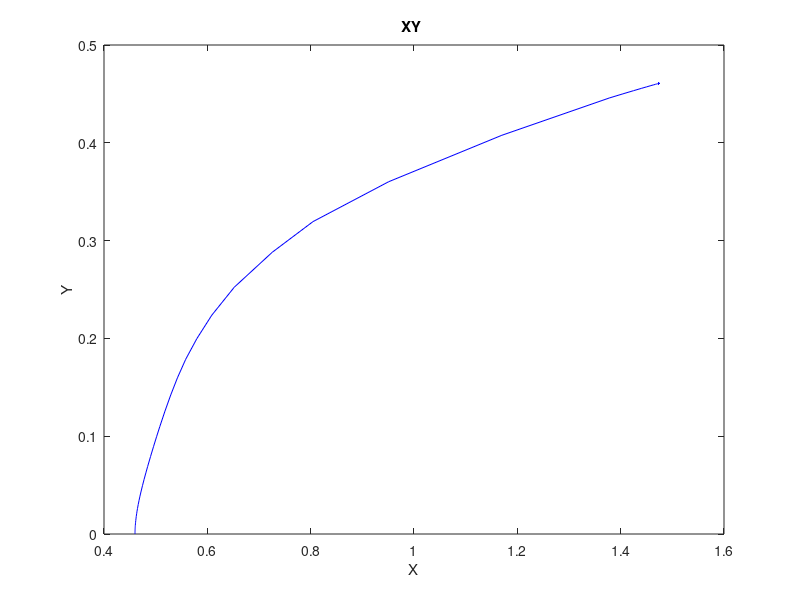
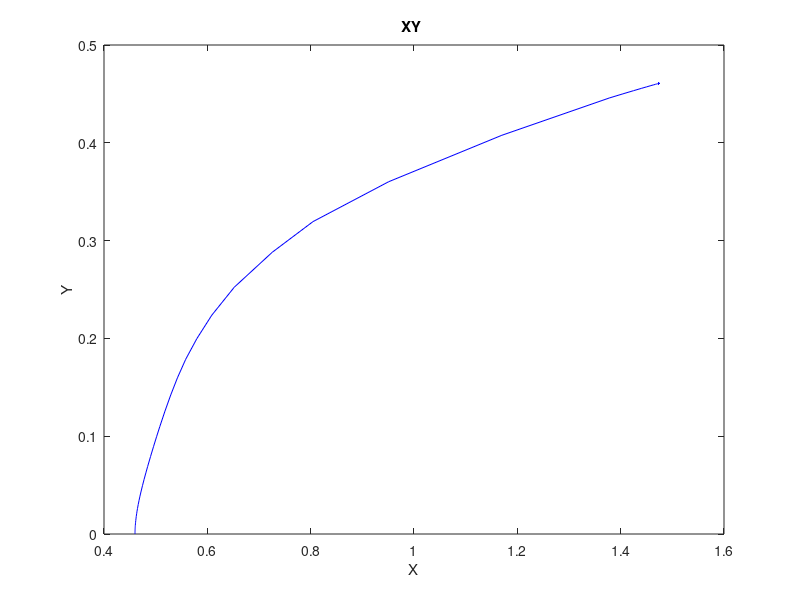
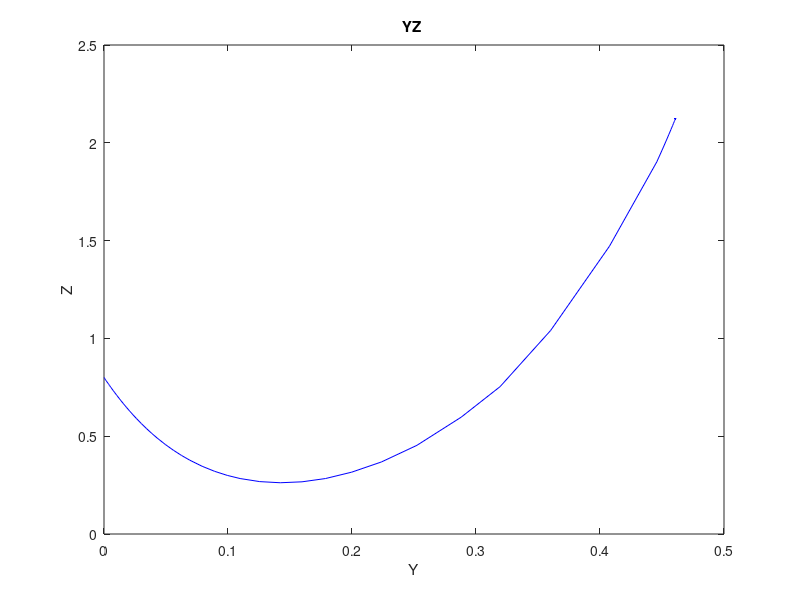
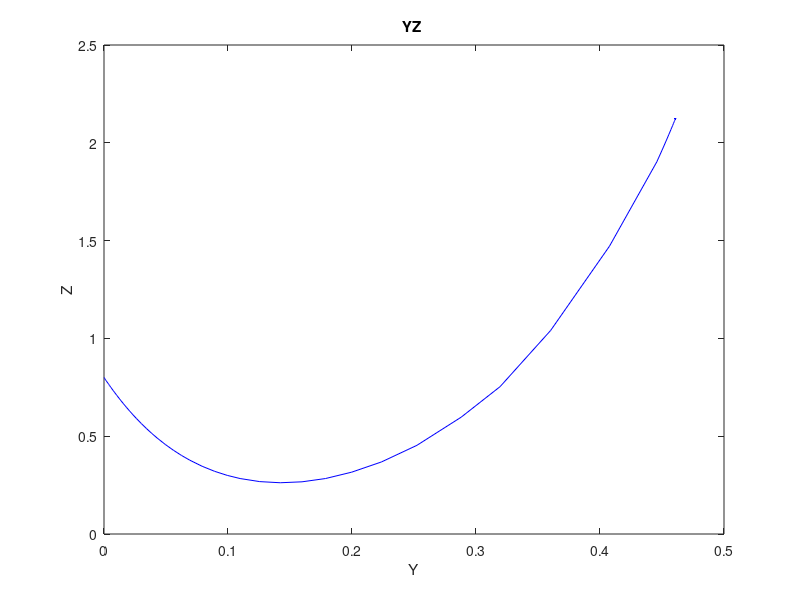

MATLAB code for these plots, in order:

%%%%%%%%%%%%% LE System %%%%%%%%%%%%%%%%%%%%%%%%%%%%%%%%%%%%%%%%%%%%%%%%%%
%SE1
% ini_value = [6,0,-1];
% wang = @(t,y)[y(1)*y(2);...
%               y(1)*y(3);...
%               -y(1)^2+1.54*y(1)*y(2)^2-y(1)^2*y(3)]; 
%SE2
% ini_value = [0.15,0,0.8];
% wang = @(t,y)[y(1)*y(2);...
%               -y(1)^2+y(1)*y(3);...
%               3*y(1)*y(2)^2-y(1)^2*y(3)]; 
%SE3
% ini_value = [0.87,0.4,0]
% wang = @(t,y)[y(1)*y(2)^2+2*y(1)^2*y(2);...
%               -y(1)*y(3);...
%               y(1)+y(1)^2*y(2)]; 
%SE4
% ini_value = [0,0.46,0.7]
% wang = @(t,y)[-y(2)*y(3);...
%               y(1)*y(3)+y(3)^2;...
%               2*y(2)^2*y(3)+y(1)*y(3)^2-0.35*y(3)]; 
%SE5
% ini_value = [1,1.44,0]
% wang = @(t,y)[-0.4*y(1)*y(2)*y(3);...
%               y(1)*y(2)+y(1)*y(2)*y(3)^2-y(1)^2*y(2)^2;...
%               y(1)^3*y(2)-y(1)^2*y(2)^2]; 
%SE6
% ini_value = [1,-1.3,-1];
% wang = @(t,y)[y(1)*y(2)^2*y(3)+2*y(1)*y(2)^2*y(3)^2;...
%               8*y(1)*y(2)*y(3)^2+y(1)*y(2)^3*y(3)+7*y(1)*y(2)*y(3)^3;...
%               y(1)^3*y(2)*y(3)-y(1)*y(2)^3*y(3)]; 
%SE7
% ini_value = [1,1.44,0]
% wang = @(t,y)[0.4*(1-y(1)^2-y(2)^2-y(3)^2)*y(2);...
%               (1-y(1)^2-y(2)^2-y(3)^2)*y(1)*y(3);...
%               (1-y(1)^2-y(2)^2-y(3)^2)*(-y(3)-y(1)^2-6*y(2)*y(3))]; 
%SE8
% ini_value = [0,0.1,0]
% wang = @(t,y)[(1-y(1)^2-y(2)^2-y(3)^2)*(y(3)+y(2)^2);...
%               (1-y(1)^2-y(2)^2-y(3)^2)*(-y(2)+5*y(1)^2);...
%               (1-y(1)^2-y(2)^2-y(3)^2)*(-y(1)*y(2))]; 
%SE9
% ini_value = [0.24,0.2,0]
% wang = @(t,y)[(1-y(1)^2-y(2)^2-y(3)^2)*(y(2)^2-5*y(1)*y(2));...
%               (1-y(1)^2-y(2)^2-y(3)^2)*(y(1)*y(3));...
%               (1-y(1)^2-y(2)^2-y(3)^2)*(1-7*y(2)^2)]; 
%SE10
% ini_value = [0.06,0,1]
% wang = @(t,y)[(1+y(1)^2-y(2)^2-y(3)^2)*(0.1-y(3)^2);...
%               (1+y(1)^2-y(2)^2-y(3)^2)*(y(1)*y(3));...
%               (1+y(1)^2-y(2)^2-y(3)^2)*(y(2)+y(1)*y(3))]; 
%SE11
% ini_value = [0,-0.08,0]
% wang = @(t,y)[(y(3)+y(1)^2+y(2)^2+y(3)^2)*(y(2)*y(3));...
%               (y(3)+y(1)^2+y(2)^2+y(3)^2)*(y(1)-y(1)*y(3));...
%               (y(3)+y(1)^2+y(2)^2+y(3)^2)*(y(1)-0.6*y(3)^2)]; 
%SE12
ini_value = [0.46,0,0.8]
wang = @(t,y)[(y(3)+y(1)^2+y(2)^2-y(3)^2)*(y(2)*y(3));...
              (y(3)+y(1)^2+y(2)^2-y(3)^2)*(0.1*y(1));...
              (y(3)+y(1)^2+y(2)^2-y(3)^2)*(-y(3)+6*y(2)^2+y(1)*y(3))]; 
%%%%%%%%%%%%%%%%%%%%%%%%%%%%%%%%%%%%%%%%%%%%%%%%%%
options = odeset('RelTol',1e-5,'Stats','on','OutputFcn',@odeplot);
[t,y] = ode45(wang,[0 250], ini_value);

y=y(1:length(y),:)
plot(y(:,1),y(:,2),'b-'); 
xlabel('X'); ylabel('Y');
title('XY ')
saveas(gcf,'XY.jpg')
saveas(gcf,'XY.bmp')

plot(y(:,2),y(:,3),'b-'); xlabel('Y'); ylabel('Z');
title('YZ ')
saveas(gcf,'YZ.jpg')
saveas(gcf,'YZ.bmp')

plot(y(:,1),y(:,3),'b-'); xlabel('X'); ylabel('Z');
title('XZ ')
saveas(gcf,'XZ.jpg')
saveas(gcf,'XZ.bmp')

% plot(y(:,1),y(:,2),'b-'); xlabel('X'); ylabel('Y');
% title('Chen Attractor XZ ')
% saveas(gcf,'ChenXY.jpg')
% saveas(gcf,'ChenXY.bmp')

plot3(y(:,1),y(:,2),y(:,3),'b-');
grid on
axis tight
view(220,20)
title('SE12')
xlabel('X')
ylabel('Y')
zlabel('Z')

saveas(gcf,'SE12.jpg')
saveas(gcf,'SE12.bmp')